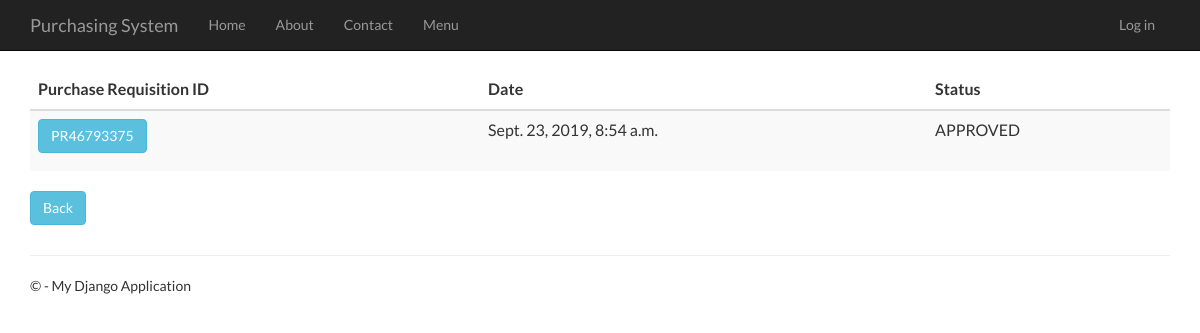
/purchaserequisitionhistory, run on the app's committed database.
### PurchaseRequisition/models.py (models this page shows)
class PurchaseRequisition(models.Model):
    pr_id= models.CharField(max_length=10, primary_key=True) #takes character
    description= models.TextField(null=True,default=None, blank=True)
    time_created= models.DateTimeField()
    total_price= models.DecimalField(max_digits=10, decimal_places=2, default=Decimal('0.00'))
    status= models.TextField(max_length=10, default="Pending")
    person_id = models.ForeignKey(Person)
    def __str__(self):
        return str(self.pr_id)

### PurchaseRequisition/views.py (the view)
# urls.py: url(r'^purchaserequisitionhistory', PurchaseRequisition.views.purchaserequisitionhistory, name="purchase_requisition_history"),
def purchaserequisitionhistory(request):
    purchase_requisitions = PurchaseRequisition.objects.all()
    print(purchase_requisitions)
    context = {
            'title':'Purchase Requisition History',
            'rows':purchase_requisitions
        }
    return render(request,'PurchaseRequisition/purchaserequisitionhistory.html',context)

### PurchaseRequisition/templates/PurchaseRequisition/purchaserequisitionhistory.html
﻿{% extends "app/layout.html" %}
{% block content %}
<div class="purchaseorderhistory margintop" action="menu" >
    <form action="purchaserequisitionhistorydetails" method="GET">
        <table class="table table-striped margintop">
          <thead>
            <tr>
              <th scope="col">Purchase Requisition ID</th>
              <th scope="col">Date</th>
              <th scope="col">Status</th>
            </tr>
          </thead>
          <tbody>
              {% for r in rows %}
            <tr>
                 <td><button type="submit" name="pr_id" value="{{r.pr_id}}" class="btn btn-info" >{{r.pr_id}}</button></td>
                 <td>{{r.time_created}}</td>
                 <td>{{r.status}}</td>
            </tr>
              {% endfor %}
          </tbody>
        </table>
    </form>
       <form action="menu">
        <div class="margintop">
            <button type="submit" class="btn btn-info" >Back</button>
        </div>
    </form>
</div>
{% endblock %}

### app/static/app/content/site.css (style rules this page uses)
body { padding-top: 50px; padding-bottom: 20px; }

### data on the page
PurchaseRequisition: pr_id "PR46793375", time_created "Sept. 23, 2019, 8:54 a.m.", status "APPROVED"
